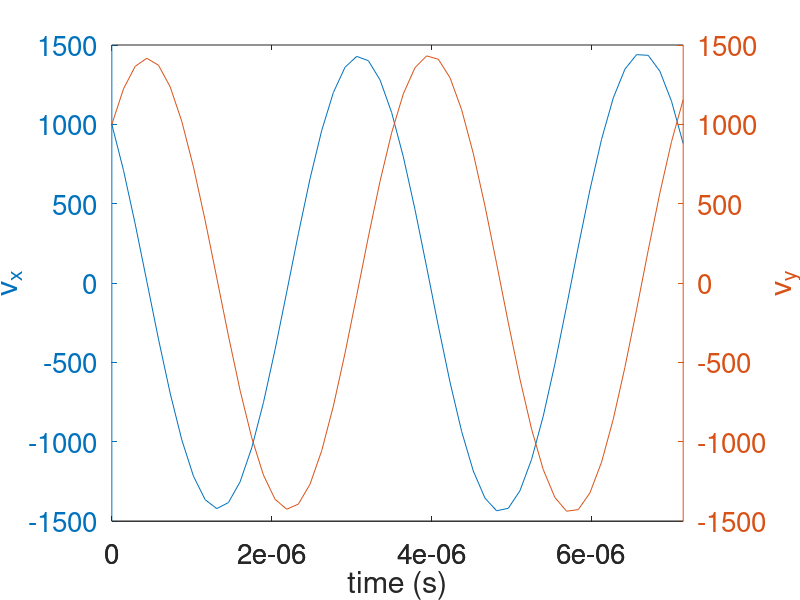
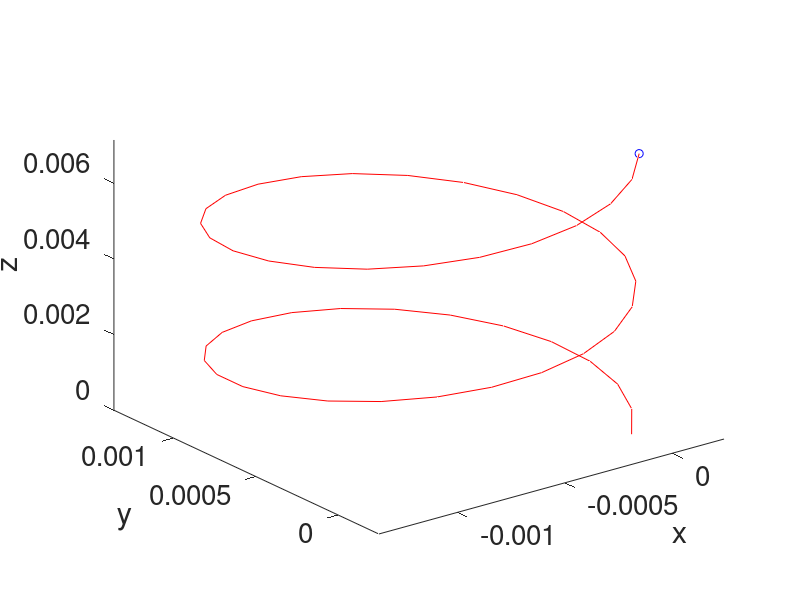

MATLAB code for these plots, in order:
%% RK2 and systems of equations, oscillating charge example
q=-1.6e-19;
m=9.1e-31;
B=10000e-9;
omega=q*B/m;
tmin=0;
tmax=2*2*pi/abs(omega);
t=linspace(tmin,tmax,50);
dt=t(2)-t(1);
lt=numel(t);

vx=zeros(1,lt);
vy=zeros(1,lt);
vy(1)=1e3;
vx(1)=1e3;
for n=2:lt
    %step x and y components together, this is the half update
    vxhalf=vx(n-1)+dt/2*(omega*vy(n-1));
    vyhalf=vy(n-1)-dt/2*(omega*vx(n-1));
    
    %now the full update
    vx(n)=vx(n-1)+dt*(omega*vyhalf);
    vy(n)=vy(n-1)-dt*(omega*vxhalf);    
end %for
figure;
ax=plotyy(t,vx,t,vy);
set(ax(1),'FontSize',20);
set(ax(2),'FontSize',20);
xlabel('time (s)');
ylabel(ax(1),'v_x');
ylabel(ax(2),'v_y');


%integrate velocity to get position as a fn. of time
x=cumtrapz(t,vx);    %Matlab built-in for accumulating an integral value
y=cumtrapz(t,vy);
vz=1e3;
z=vz*t;

%comet plot demo
figure;
comet3(x,y,z)
set(gca,'FontSize',20);
xlabel('x');
ylabel('y');
zlabel('z');